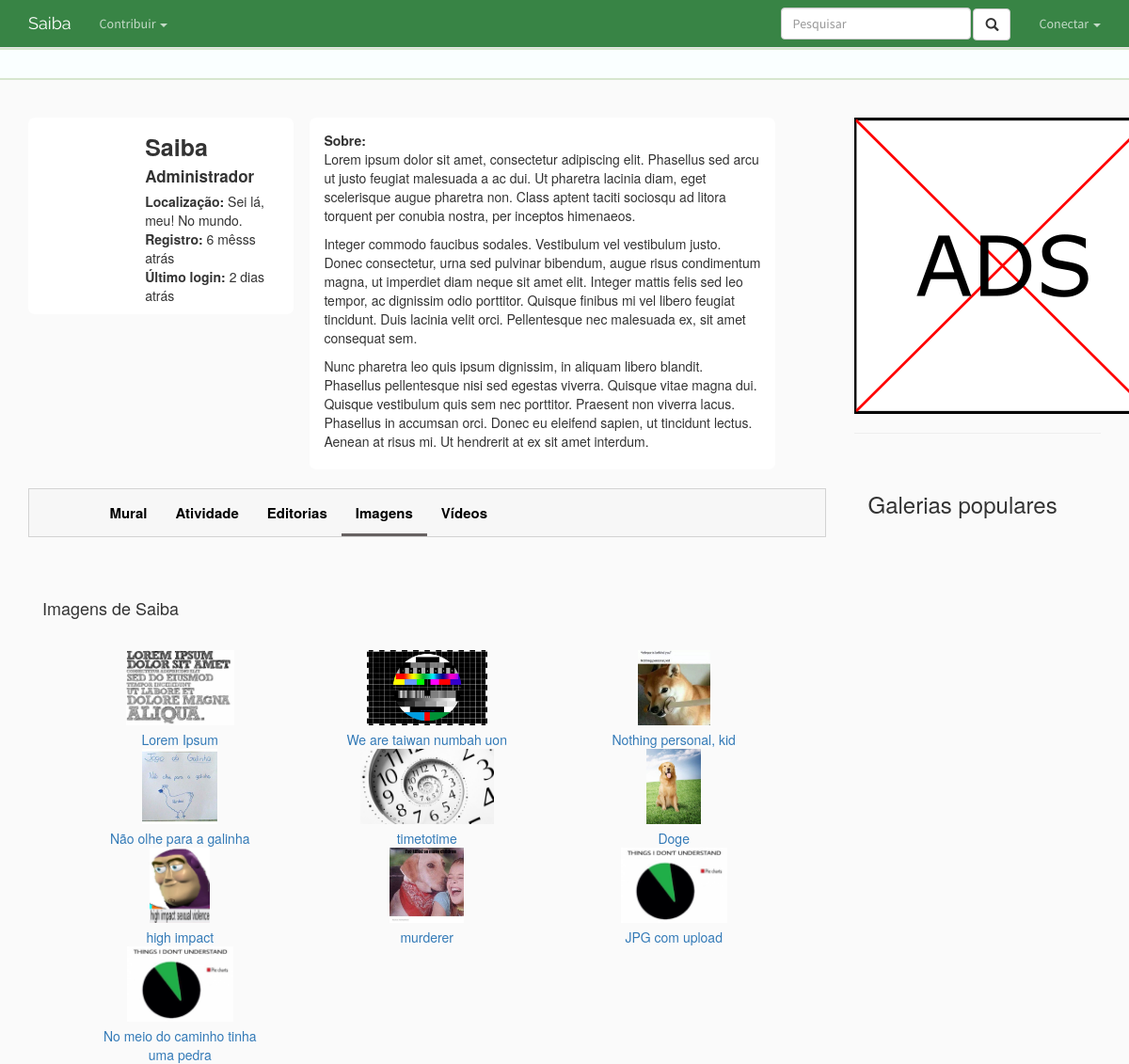
Screenshot of /perfil/saiba/imagens with the database file from the repository.
### profile/models.py (models this page shows, shortened)
class Profile(models.Model):
    user        = models.OneToOneField(User, on_delete=models.CASCADE)
    title       = models.CharField(max_length = 500, blank=True)
    slug        = models.SlugField(max_length=250, default="", blank=True)
    avatar      = models.ImageField(blank=True, upload_to='icon/', default='icon/perfil.png')
    gender      = models.CharField(max_length = 500, blank=True)
    location    = models.CharField(max_length = 500)
    about       = models.TextField(max_length = 1500)
    groups      = models.ManyToManyField(UserGroup)

### gallery/models.py (models this page shows, shortened)
class Image(models.Model):
    author      = models.ForeignKey(User, blank=True)
    title       = models.CharField(max_length=250)
    date        = models.DateTimeField(default=timezone.now, blank=True)
    date_origin = models.CharField(max_length=100, blank=True)
    source      = models.CharField(max_length=250)
    tags        = models.ManyToManyField('home.Tag', blank=True)
    entry       = models.ForeignKey('entry.Entry', on_delete=models.CASCADE, related_name="images")
    hidden      = models.BooleanField(default=False)
    file        = models.ImageField(upload_to='icon/', blank=True)
    file_url    = models.URLField(blank=True)
    description = models.TextField(max_length=250, blank=True)
    state       = models.ForeignKey(State, on_delete=models.CASCADE, default=1)
    trending_points = models.IntegerField(default=0)

### profile/views.py (the view)
# urls.py: url(r'^(?P<name_slug>[\w-]+)/imagens', views.images, name='images'),
def images(request, name_slug):
    current_page = "imagens"
    profile = get_object_or_404(Profile, slug=name_slug)
    images = Image.objects.filter(author=profile.user)
    context = {"profile": profile, 'type': 'profile', "id": profile.user.id, "images": images, "current_page": current_page}
    return render(request, 'profile/images.html', context)

### profile/templates/profile/images.html (shortened to what this page needs)
﻿{% extends 'home/base.html' %}
{% block body %}
    {% include "profile/profile_information.html" %}
    {% include "profile/profile_menu.html" %}
    <section id="profile-images" class="container media col-md-12">
        <h3>Imagens de {{profile.user.username}}</h3>
        <div class="container media col-md-12">
            {% for image in images %}
            <a href="{% url 'gallery:image_detail' image.id %}" class="trending-entry col-md-4">
                <span class="trending-container col-md-12" style="text-align: center;">
                    <img class="trending-image col-md-12 col-centered" src="{{image.file.url}}"
                         style="height:80px; width:auto; border:1px;"/>
                    <span class="trending-title col-md-12">{{image.title}}</span>
                </span>
            </a>
            {% endfor %}
        </div>
    </section>
{% endblock %}

### profile/templates/profile/profile_information.html (shortened to what this page needs)
﻿    <section id="profile" class="media">
        <div class="info-left col-md-4" style="border-radius: 7px; padding: 14px 0 10px 0; background-color:#fff;">
            <div class="media-avatar col-md-4">
            </div>
            <div class="col-md-8">
                <span id="profile-username" class="media-heading col-md-12">{{ profile.user.username }}</span>
                <span id="profile-title" class="media-heading col-md-12">{{ profile.title }}</span>
                {% if profile.location %}<span class="col-md-12"><b>Localização:</b> {{ profile.location }}</span>{% endif %}
                <span class="col-md-12"><b>Registro:</b> <span class="saiba-date">{{ profile.user.date_joined|date:"c" }}</span></span>
                <span class="col-md-12"><b>Último login:</b> <span class="saiba-date">{{ profile.user.last_login|date:"c" }}</span></span>
            </div>
        </div>
        <div class="info-right col-md-7" style="border-radius: 7px; padding: 14px 0 10px 0; background-color:#fff; margin-left: 2%;">
            {% if profile.about %}<span class="col-md-12"><b>Sobre:</b><br/> {{ profile.about|linebreaks }}</span>{% endif %}
        </div>
    </section>

### home/static/home/style.css (style rules this page uses)
h3 { font-size: 18px; line-height: 40px; }
#profile-username { font-size: 25px; font-weight: bold; margin-bottom: 0px; }
#profile-title { font-size: 17px; font-weight: bold; margin-top: 0px; }

### home/static/home/base.css (style rules this page uses)
.trending-image { max-width: 200px; max-height: 100px; width:auto; height:auto; border:1px; }
.col-centered { float: none; margin: 0 auto; }
.trending-title { padding-top: 5px; }

### rows the page displays
Profile: user.username "Saiba", title "Administrador", location "Sei lá, meu! No mundo.", about "Lorem ipsum dolor sit amet, consectetur adipiscing elit. Phasellus sed arcu ut justo feugiat malesuada a ac dui. Ut pharetra lacinia diam, eget scelerisque augue pharetra non. Class aptent taciti sociosqu ad litora torquent per conubia nostra, per inceptos himenaeos. Integer commodo faucibus sodales. Vestibulum vel vestibulum justo. Donec consectetur, urna sed pulvinar bibendum, augue risus condimentum magna, ut imperdiet diam neque sit amet elit. Integer mattis felis sed leo tempor, ac dignissim odio porttitor. Quisque finibus mi vel libero feugiat tincidunt. Duis lacinia velit orci. Pellentesque nec malesuada ex, sit amet consequat sem. Nunc pharetra leo quis ipsum dignissim, in aliquam…"
Image: file (picture), title "Lorem Ipsum"
Image: file (picture), title "We are taiwan numbah uon"
Image: file (picture), title "Nothing personal, kid"
Image: file (picture), title "Não olhe para a galinha"
Image: file (picture), title "timetotime"
Image: file (picture), title "Doge"
Image: file (picture), title "high impact"
Image: file (picture), title "murderer"
Image: file (picture), title "JPG com upload"
Image: file (picture), title "No meio do caminho tinha uma pedra"
